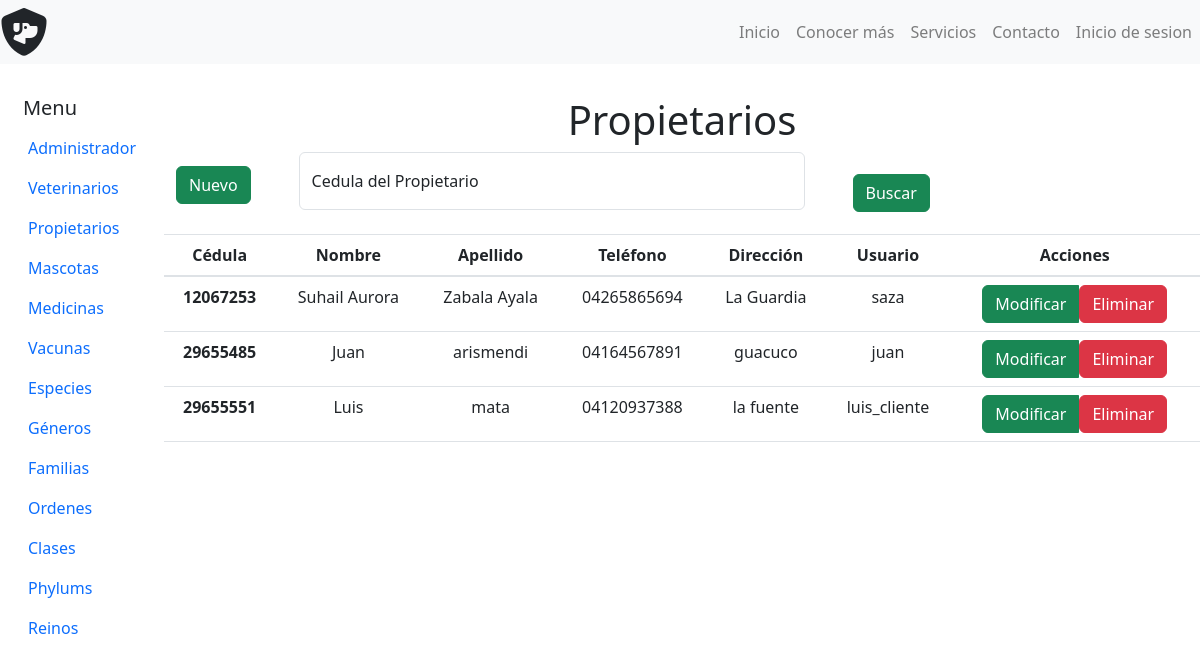
Page /admin_propietarios.php on the committed database.
### tables this page shows
CREATE TABLE `tbl_personas` (
  `cedula` int(10) NOT NULL,
  `nombre` varchar(40) NOT NULL,
  `apellido` varchar(40) NOT NULL,
  `telefono` varchar(20) NOT NULL
);

CREATE TABLE `tbl_propietarios` (
  `cedula` int(10) NOT NULL,
  `direccion` varchar(75) NOT NULL
);

CREATE TABLE `tbl_usuarios` (
  `cedula` int(10) NOT NULL,
  `login` varchar(30) NOT NULL,
  `password` varchar(255) NOT NULL,
  `nivel_acceso` varchar(20) NOT NULL
);

### php/propietario/datos_propietarios_admin.php (called while the page is built, shortened)
<?php
	include_once($_SERVER['DOCUMENT_ROOT'].'/Veterinaria/php/Connect.php');
	$datos_propietarios_query = "select a.cedula,a.nombre,a.apellido,a.telefono,c.direccion,b.login from tbl_personas as a inner join tbl_usuarios as b on a.cedula = b.cedula inner join tbl_propietarios as c  on a.cedula = c.cedula where b.nivel_acceso = 'cliente' order by a.cedula";
	$datos_propietarios = $pdo->prepare($datos_propietarios_query);
	$datos_propietarios->execute();
	$resultado_propietarios = $datos_propietarios->fetchAll();
 ?>

### admin_propietarios.php (the view, shortened to what this page needs)
<?php
    include("php/propietario/datos_propietarios_admin.php");
?>
<!DOCTYPE html>
<html lang="en">
    <head>
        <link rel="stylesheet" href="Bootstrap/css/bootstrap.min.css">
    </head>
    <body>
        <?php include('nav-bar.php'); ?>
        <div class="container-fluid mt-5">
            <div class="row text-center mt-5">
                <?php include('nav-bar_admin.php'); ?>
                <section class="col ms-5 mt-5">
                    <h1> Propietarios</h1>
                   <div class="text-start">
                        <div class="row text-center">
                            <div class="col d-flex align-items-center">
                                <header>
                                    <button type="button" class="btn btn-success mb-3 new" data-bs-toggle="modal" data-bs-target="#Registrar-Propietario"> Nuevo </button>
                                </header>
                                <form class="form-floating ms-5 w-50" id="form_buscar" method="GET" action="">
                                        <input type="number" name="ced_propietario" class="form-control mb-4" id="floatingInput" placeholder="Buscar Administradores">
                                        <label for="floatingInput">Cedula del Propietario</label>
                                </form>
                                <button class="btn btn-success ml-5" onclick="document.getElementById('form_buscar').submit();" >Buscar</button>
                            </div>
                               <table class="table">
                                    <thead>
                                    <tr>
                                        <th scope="col">Cédula</th>
                                        <th scope="col">Nombre</th>
                                        <th scope="col">Apellido</th>
                                        <th scope="col">Teléfono </th>
                                        <th scope="col">Dirección</th>
                                        <th scope="col">Usuario</th>
                                        <th scope="col"> Acciones</th>
                                    </tr>
                                    </thead>
                                    <tbody>
                                        <?php
                                            foreach ($resultado_propietarios as $data): ?>
                                    <tr>
                                        <th scope="row"><?php echo $data['cedula']; ?></th>
                                        <td><?php echo $data['nombre']; ?></td>
                                        <td><?php echo $data['apellido']; ?></td>
                                        <td><?php echo $data['telefono']; ?></td>
                                        <td><?php echo $data['direccion']; ?></td>
                                        <td><?php echo $data['login']; ?></td>
                                        <td>
                                            <div class="btn-group">
                                                <button class="btn btn-success edit" value="<?php echo $data['login'] ?>" data-bs-toggle="modal" data-bs-target="#Modificar-Propietario<?php echo $data['login']; ?>"><span>Modificar</span></button>
                                                <a href="php/propietario/delete_propietario.php?usuario=<?php echo $data['login'] ?>">
                                                    <button class="btn btn-danger"> Eliminar </button>
                                                </a>
                                            </div>
                                        </td>
                                    </tr>
                                    <?php endforeach ?>
                                    </tbody>
                                </table>
                            </div>
                        </div>
                   </div>
            </div>
    </body>
</html>

### rows in the picture
tbl_personas: cedula "12067253", nombre "Suhail Aurora", apellido "Zabala Ayala", telefono "04265865694", tbl_propietarios.direccion "La Guardia", tbl_usuarios.login "saza"
tbl_personas: cedula "29655485", nombre "Juan", apellido "arismendi", telefono "04164567891", tbl_propietarios.direccion "guacuco", tbl_usuarios.login "juan"
tbl_personas: cedula "29655551", nombre "Luis", apellido "mata", telefono "04120937388", tbl_propietarios.direccion "la fuente", tbl_usuarios.login "luis_cliente"
